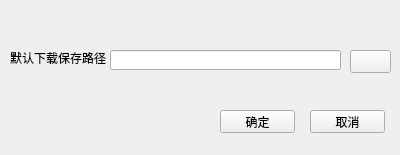
<?xml version="1.0" encoding="UTF-8"?>
<ui version="4.0">
 <class>SettingsDialog</class>
 <widget class="QWidget" name="SettingsDialog">
  <property name="geometry">
   <rect>
    <x>0</x>
    <y>0</y>
    <width>400</width>
    <height>155</height>
   </rect>
  </property>
  <property name="windowTitle">
   <string>Form</string>
  </property>
  <widget class="QLineEdit" name="lineEdit">
   <property name="geometry">
    <rect>
     <x>110</x>
     <y>50</y>
     <width>231</width>
     <height>20</height>
    </rect>
   </property>
   <property name="readOnly">
    <bool>true</bool>
   </property>
  </widget>
  <widget class="QLabel" name="label">
   <property name="geometry">
    <rect>
     <x>10</x>
     <y>50</y>
     <width>101</width>
     <height>16</height>
    </rect>
   </property>
   <property name="text">
    <string>默认下载保存路径</string>
   </property>
  </widget>
  <widget class="QPushButton" name="selectBtn">
   <property name="geometry">
    <rect>
     <x>350</x>
     <y>50</y>
     <width>41</width>
     <height>23</height>
    </rect>
   </property>
   <property name="text">
    <string/>
   </property>
  </widget>
  <widget class="QPushButton" name="okBtn">
   <property name="geometry">
    <rect>
     <x>220</x>
     <y>110</y>
     <width>75</width>
     <height>23</height>
    </rect>
   </property>
   <property name="text">
    <string>确定</string>
   </property>
  </widget>
  <widget class="QPushButton" name="cancelBtn">
   <property name="geometry">
    <rect>
     <x>310</x>
     <y>110</y>
     <width>75</width>
     <height>23</height>
    </rect>
   </property>
   <property name="text">
    <string>取消</string>
   </property>
  </widget>
 </widget>
 <resources/>
 <connections/>
</ui>
